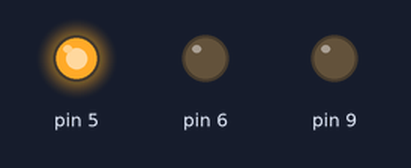
The sketch below on a simulated Arduino Uno, built with avr-gcc and run on an emulated ATmega328P. On the bench: output pins drawn as LEDs (lit = HIGH).

Above: at 0.5 s.
At 1.5 s:
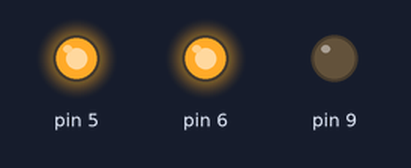
At 5.5 s:
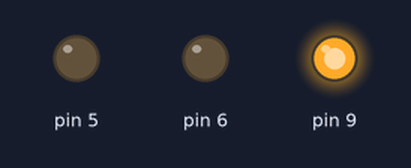
Timing chart, 0 to 6.9 s (numbered marks = the images above):
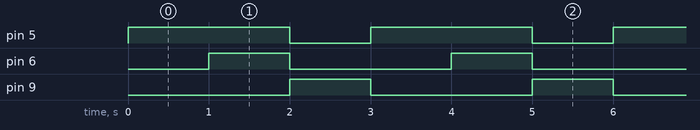

Measured:
- by itself, pin 5: alternates HIGH for 2.0 s and LOW for 1.0 s
- by itself, pin 6, pin 9: alternates HIGH for 1.0 s and LOW for 2.0 s
- by itself, everything shown: repeats every 3.0 s, in 3 steps

The sketch:

opdracht-2a.ino
```cpp
void setup() {
  // put your setup code here, to run once:
  pinMode(5, OUTPUT);
  pinMode(6, OUTPUT);
  pinMode(9, OUTPUT);
}


void loop() {
  // put your main code here, to run repeatedly:
  digitalWrite(9, LOW);
  digitalWrite(5, HIGH);
  delay(1000);
  digitalWrite(6, HIGH);
  delay(1000);
  digitalWrite(5, LOW);
  digitalWrite(6, LOW);
  digitalWrite(9, HIGH);
  delay(1000);
}
```
